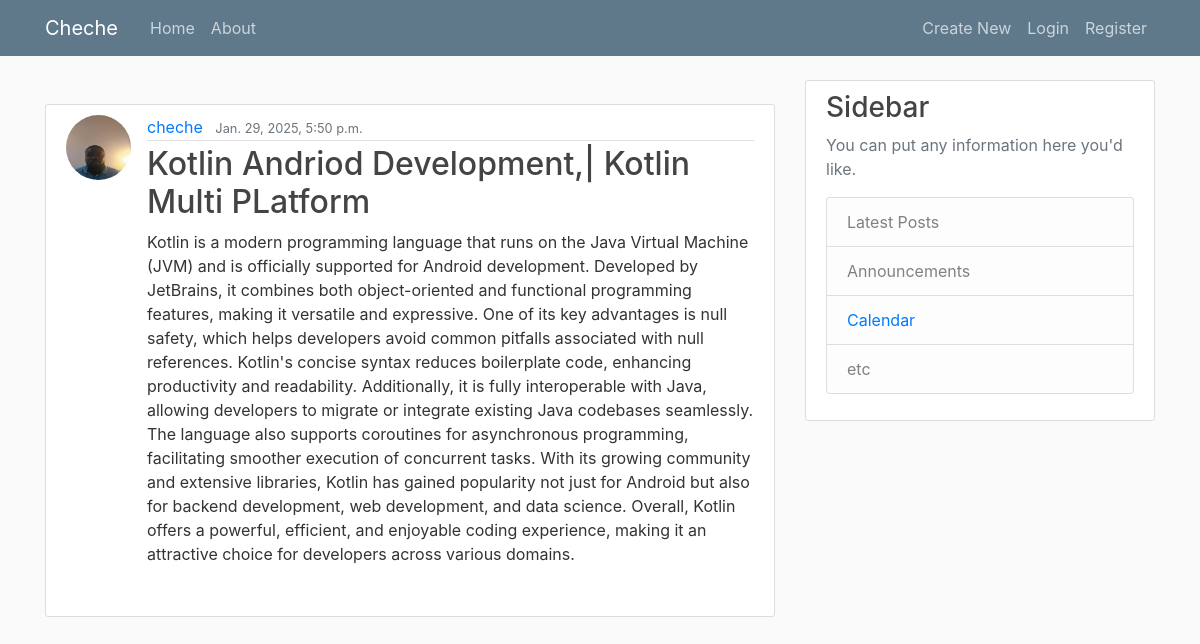
The app's page /post/14/ with its own data.
### blog/models.py (models this page shows, shortened)
class Post(models.Model):
    title = models.CharField(max_length=100)
    content = models.TextField()
    date_posted = models.DateTimeField(default=timezone.now)
    author = models.ForeignKey(User, on_delete=models.CASCADE)
    class Meta:
        ordering = ['-date_posted']
        verbose_name_plural = "Posts"

### users/models.py (models this page shows, shortened)
class Profile(models.Model):
    user = models.OneToOneField(User, on_delete=models.CASCADE)
    email = models.EmailField(max_length=100, blank=True, null=True)
    phone = models.CharField(max_length=20, blank=True)
    bio = models.TextField(max_length=500, blank=True)
    location = models.CharField(max_length=30, blank=True)
    birth_date = models.DateField(null=True, blank=True)
    image = models.ImageField(default="default.jpg",upload_to='images/', blank=True)
    class Meta:
        verbose_name = 'Profile'
        verbose_name_plural = 'Profiles'

### blog/views.py (the view)
# urls.py: path('post/<int:pk>/', PostDetailView.as_view(), name='post-detail'), # PostDetailView.as_view() is a class-based view
class PostDetailView(DetailView):
    model = Post
    template_name = 'blog/post_detail.html'  # uses object name by default
    context_object_name = 'post'

### blog/templates/blog/post_detail.html (shortened to what this page needs)
{% extends 'base.html' %} <br />
{% block content %} <br />
<article class="media content-section">
  <img
    class="rounded-circle article-img"
    src="{{ post.author.profile.image.url }}"
  />
  <div class="media-body">
    <div class="article-metadata">
       <a class="mr-2" href="{% url 'user-posts' post.author.username %}">{{ post.author }}</a>
      <small class="text-muted">{{ post.date_posted }}</small>
    </div>
    <h2><a class="article-title" href="{% url 'home' %}">{{ post.title }}</a></h2>
    <p class="article-content">{{ post.content }}</p>
  </div>
</article>
 {% endblock %}

### blog/static/blog/main.css (style rules this page uses)
body { background: #fafafa; color: #333333; margin-top: 5rem; }
h1, h2, h3, h4, h5, h6 { color: #444444; }
.content-section { background: #ffffff; padding: 10px 20px; border: 1px solid #dddddd; border-radius: 3px; margin-bottom: 20px; }
.article-title { color: #444444; }
.article-content { white-space: pre-line; }
.article-img { height: 65px; width: 65px; margin-right: 16px; }
.article-metadata { padding-bottom: 1px; margin-bottom: 4px; border-bottom: 1px solid #e3e3e3 }

### records on screen
Post: author.profile.image (picture), author "cheche", date_posted "Jan. 29, 2025, 5:50 p.m.", title "Kotlin Andriod Development,| Kotlin Multi PLatform", content "Kotlin is a modern programming language that runs on the Java Virtual Machine (JVM) and is officially supported for Android development. Developed by JetBrains, it combines both object-oriented and functional programming features, making it versatile and expressive. One of its key advantages is null safety, which helps developers avoid common pitfalls associated with null references. Kotlin's concise syntax reduces boilerplate code, enhancing productivity and readability. Additionally, it is fully interoperable with Java, allowing developers to migrate or integrate existing Java codebases seamlessly. The language also supports coroutines for asynchronous programming, facilitating smoother…"
